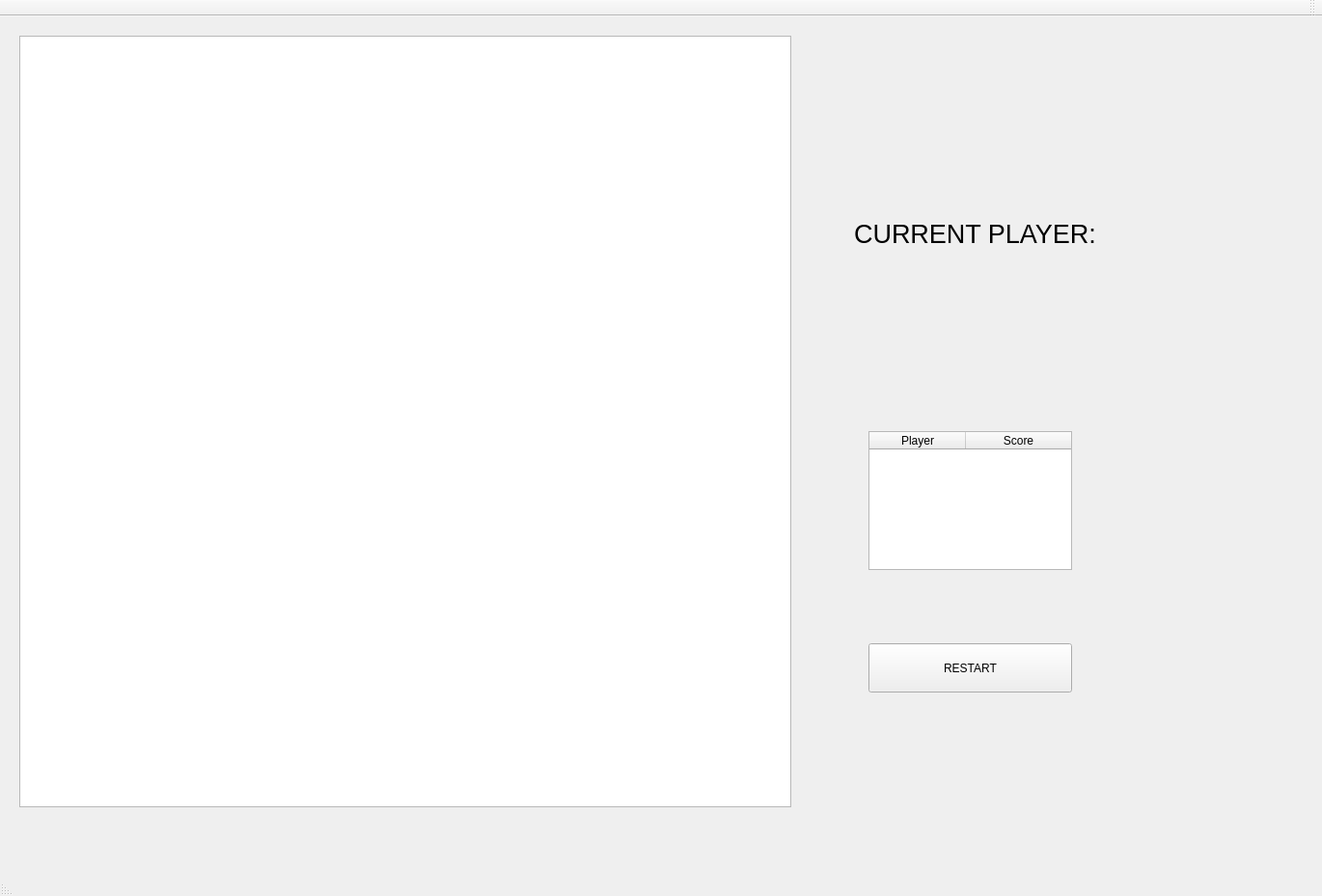
<?xml version="1.0" encoding="UTF-8"?>
<ui version="4.0">
 <class>SudokuClass</class>
 <widget class="QMainWindow" name="SudokuClass">
  <property name="geometry">
   <rect>
    <x>0</x>
    <y>0</y>
    <width>1370</width>
    <height>929</height>
   </rect>
  </property>
  <property name="windowTitle">
   <string>Sudoku</string>
  </property>
  <property name="layoutDirection">
   <enum>Qt::RightToLeft</enum>
  </property>
  <widget class="QWidget" name="centralWidget">
   <widget class="QTableWidget" name="playerTable">
    <property name="enabled">
     <bool>true</bool>
    </property>
    <property name="geometry">
     <rect>
      <x>900</x>
      <y>430</y>
      <width>211</width>
      <height>144</height>
     </rect>
    </property>
    <property name="focusPolicy">
     <enum>Qt::NoFocus</enum>
    </property>
    <property name="layoutDirection">
     <enum>Qt::LeftToRight</enum>
    </property>
    <property name="editTriggers">
     <set>QAbstractItemView::NoEditTriggers</set>
    </property>
    <property name="tabKeyNavigation">
     <bool>false</bool>
    </property>
    <property name="showDropIndicator" stdset="0">
     <bool>false</bool>
    </property>
    <property name="dragDropOverwriteMode">
     <bool>false</bool>
    </property>
    <property name="selectionMode">
     <enum>QAbstractItemView::NoSelection</enum>
    </property>
    <property name="selectionBehavior">
     <enum>QAbstractItemView::SelectItems</enum>
    </property>
    <property name="rowCount">
     <number>0</number>
    </property>
    <property name="columnCount">
     <number>2</number>
    </property>
    <attribute name="horizontalHeaderVisible">
     <bool>true</bool>
    </attribute>
    <attribute name="horizontalHeaderCascadingSectionResizes">
     <bool>false</bool>
    </attribute>
    <attribute name="horizontalHeaderShowSortIndicator" stdset="0">
     <bool>false</bool>
    </attribute>
    <attribute name="horizontalHeaderStretchLastSection">
     <bool>true</bool>
    </attribute>
    <attribute name="verticalHeaderVisible">
     <bool>false</bool>
    </attribute>
    <attribute name="verticalHeaderCascadingSectionResizes">
     <bool>false</bool>
    </attribute>
    <attribute name="verticalHeaderHighlightSections">
     <bool>false</bool>
    </attribute>
    <attribute name="verticalHeaderShowSortIndicator" stdset="0">
     <bool>false</bool>
    </attribute>
    <attribute name="verticalHeaderStretchLastSection">
     <bool>false</bool>
    </attribute>
    <column>
     <property name="text">
      <string>Player</string>
     </property>
     <property name="textAlignment">
      <set>AlignCenter</set>
     </property>
    </column>
    <column>
     <property name="text">
      <string>Score</string>
     </property>
     <property name="textAlignment">
      <set>AlignCenter</set>
     </property>
    </column>
   </widget>
   <widget class="QTableWidget" name="sudokuTable">
    <property name="geometry">
     <rect>
      <x>20</x>
      <y>20</y>
      <width>800</width>
      <height>800</height>
     </rect>
    </property>
    <property name="layoutDirection">
     <enum>Qt::LeftToRight</enum>
    </property>
    <property name="lineWidth">
     <number>0</number>
    </property>
    <property name="showGrid">
     <bool>true</bool>
    </property>
   </widget>
   <widget class="QLabel" name="label">
    <property name="geometry">
     <rect>
      <x>870</x>
      <y>200</y>
      <width>281</width>
      <height>51</height>
     </rect>
    </property>
    <property name="font">
     <font>
      <pointsize>20</pointsize>
     </font>
    </property>
    <property name="text">
     <string>CURRENT PLAYER:</string>
    </property>
    <property name="scaledContents">
     <bool>false</bool>
    </property>
    <property name="alignment">
     <set>Qt::AlignCenter</set>
    </property>
   </widget>
   <widget class="QLabel" name="currentName">
    <property name="enabled">
     <bool>true</bool>
    </property>
    <property name="geometry">
     <rect>
      <x>850</x>
      <y>240</y>
      <width>321</width>
      <height>101</height>
     </rect>
    </property>
    <property name="font">
     <font>
      <pointsize>40</pointsize>
     </font>
    </property>
    <property name="text">
     <string/>
    </property>
    <property name="scaledContents">
     <bool>false</bool>
    </property>
    <property name="alignment">
     <set>Qt::AlignCenter</set>
    </property>
   </widget>
   <widget class="QPushButton" name="restartButton">
    <property name="geometry">
     <rect>
      <x>900</x>
      <y>650</y>
      <width>211</width>
      <height>51</height>
     </rect>
    </property>
    <property name="text">
     <string>RESTART</string>
    </property>
   </widget>
   <zorder>sudokuTable</zorder>
   <zorder>playerTable</zorder>
   <zorder>label</zorder>
   <zorder>currentName</zorder>
   <zorder>restartButton</zorder>
  </widget>
  <widget class="QMenuBar" name="menuBar">
   <property name="geometry">
    <rect>
     <x>0</x>
     <y>0</y>
     <width>1370</width>
     <height>22</height>
    </rect>
   </property>
  </widget>
  <widget class="QToolBar" name="mainToolBar">
   <attribute name="toolBarArea">
    <enum>TopToolBarArea</enum>
   </attribute>
   <attribute name="toolBarBreak">
    <bool>false</bool>
   </attribute>
  </widget>
  <widget class="QStatusBar" name="statusBar"/>
 </widget>
 <layoutdefault spacing="6" margin="11"/>
 <resources>
  <include location="Sudoku.qrc"/>
 </resources>
 <connections/>
</ui>
